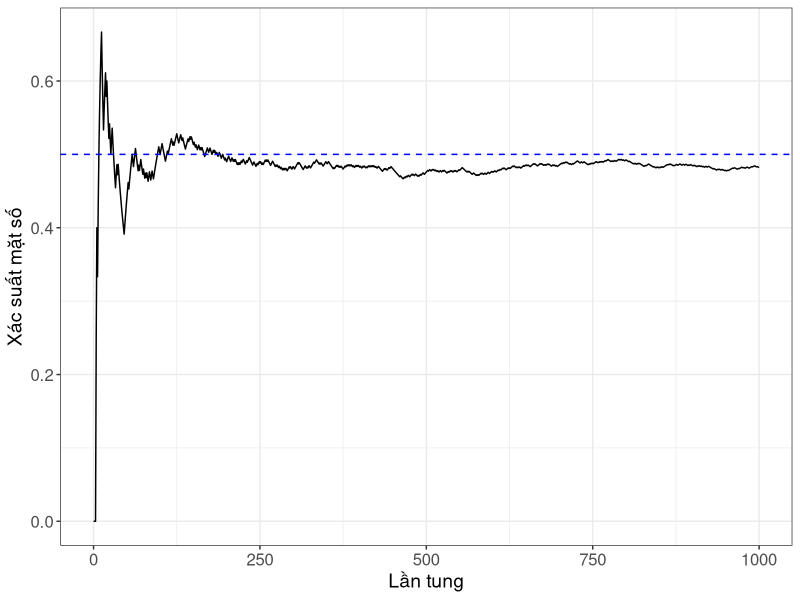
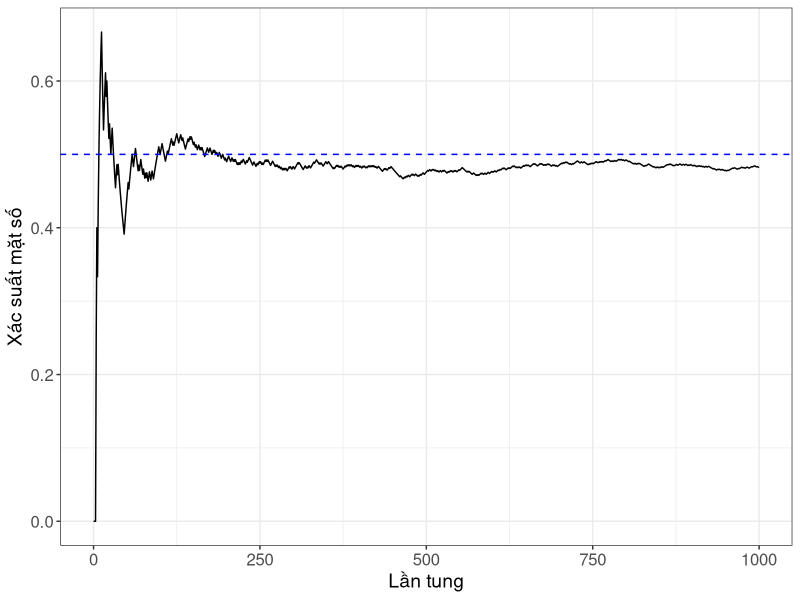

Source code (R) for these figures, in order:
library(ggplot2)

n <- 1000
sample_coins <- sample(x = 0:1, size = n, replace = TRUE)
coin_res <- cumsum(sample_coins)/(1:n)
dt_coin_res <- data.frame(trials = c(0:n), probs = c(0, coin_res))

ggplot(dt_coin_res, mapping = aes(x = trials, y = probs)) +
  geom_line() +
  geom_hline(yintercept = 0.5, linetype = "dashed", colour = "blue") +
  labs(x = "Lần tung", y = "Xác suất mặt số") +
  theme_bw() +
  theme(axis.title = element_text(size = 14),
        axis.text = element_text(size = 12))
ggsave(filename = "probability_coins.png", width = 9, height = 6)
